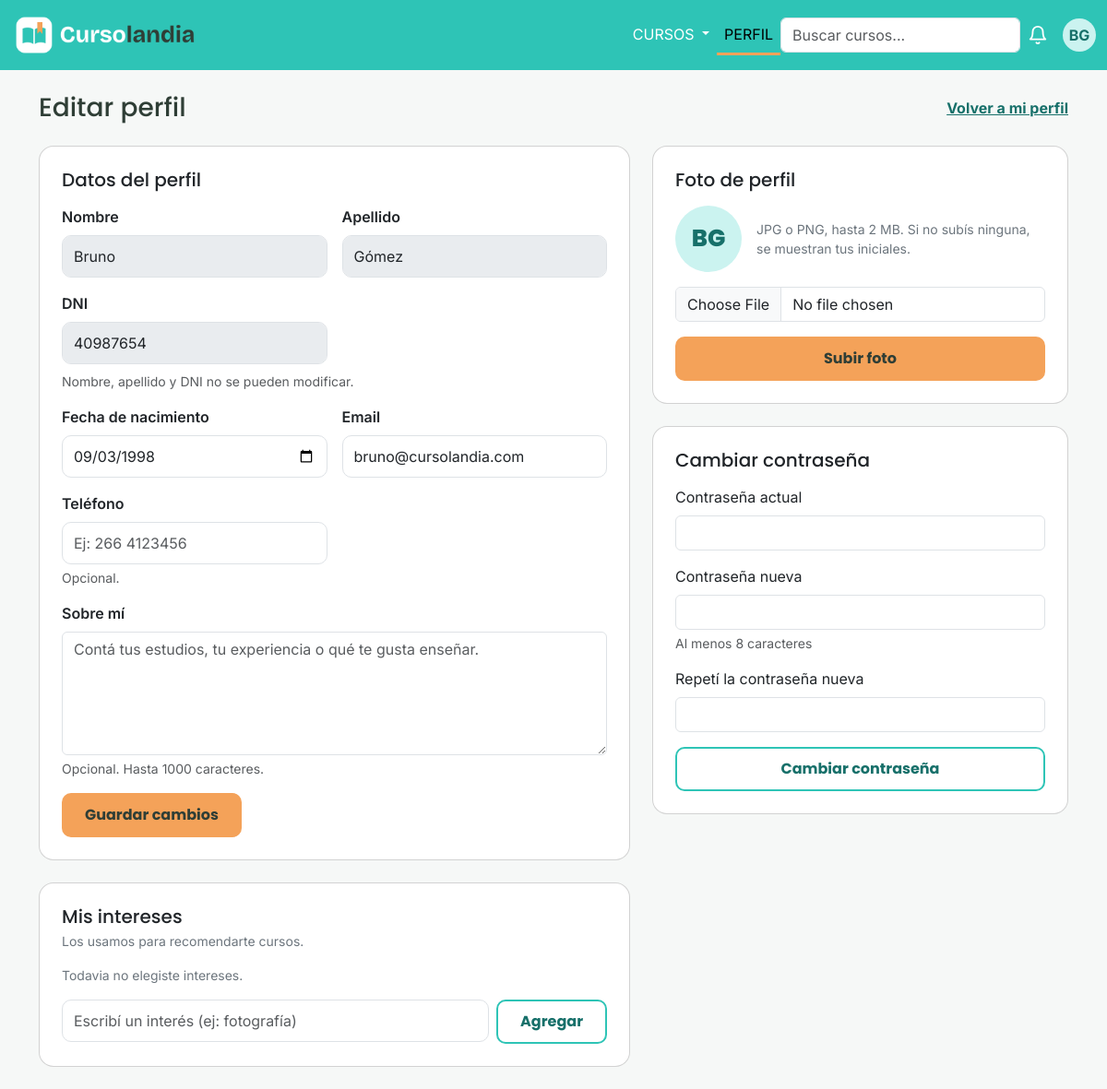
The page /vistas/editar_perfil.php (signed in) on the database as committed earlier.
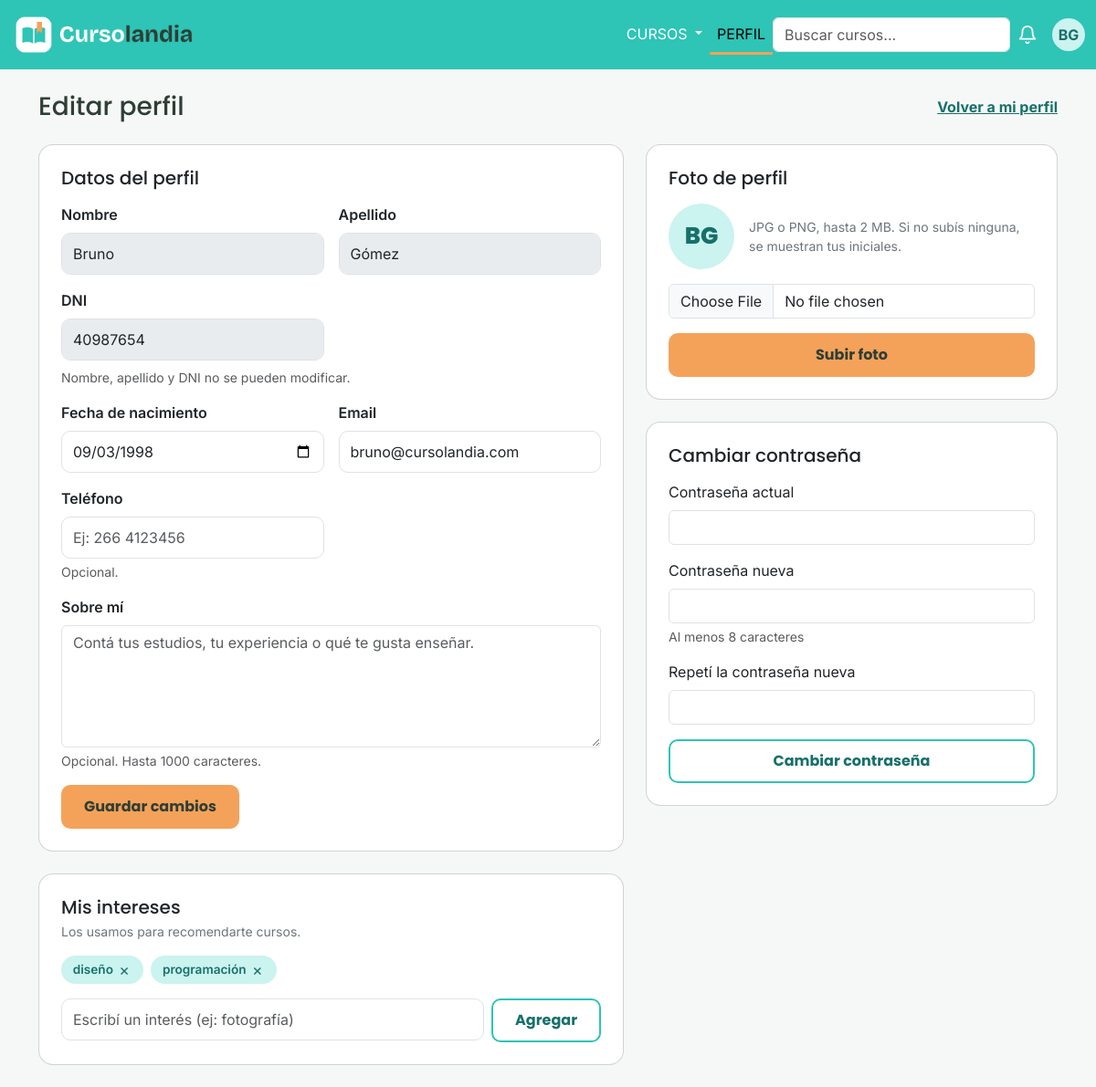
The same page on the database as committed later.
### tables this page shows
CREATE TABLE etiqueta (
    id_etiqueta  INT UNSIGNED NOT NULL AUTO_INCREMENT,
    nombre       VARCHAR(30)  NOT NULL,
    PRIMARY KEY (id_etiqueta),
    CONSTRAINT uq_etiqueta_nombre UNIQUE (nombre)
);

### controles/ControlUsuario.php (called while the page is built, shortened)
<?php
require_once __DIR__.'/../clases/Usuario.php';
require_once __DIR__.'/../traits/AccesoBD.php';
class ControlUsuario{
    public function buscarPorId(int $id): ?Usuario{
        $sql = "SELECT id_usuario, nombre, apellido, email, contrasenia, fecha_nacimiento,
                       telefono, antecedentes, imagen_principal, tipo_plan, fecha_venc_pro
                FROM usuario
                WHERE id_usuario = ?";
        $resultado = $this->consultar($sql,'i',[$id]);
        return $this->armarUsuario(mysqli_fetch_assoc($resultado));
    }
    private function armarUsuario(?array $fila): ?Usuario{
        return new Usuario(
            $fila['id_usuario'],
            $fila['nombre'],
            $fila['apellido'],
            $fila['email'],
            $fila['contrasenia'],
            $fila['fecha_nacimiento'],
            $fila['telefono'],
            $fila['antecedentes'],
            $fila['imagen_principal'],
            $fila['tipo_plan'],
            $fila['fecha_venc_pro']
        );
    }
}

### traits/AccesoBD.php (called while the page is built)
<?php
trait AccesoBD{
    private $conexion;
    public function __construct($conexion){
        $this->conexion = $conexion;
    }
    private function consultar(string $sql, string $tipos='', array $param=[]){
        $sentencia = mysqli_prepare($this->conexion,$sql);
        if($tipos!==''){
            mysqli_stmt_bind_param($sentencia,$tipos,...$param);
        }
        mysqli_stmt_execute($sentencia);
        return mysqli_stmt_get_result($sentencia);
    }
}

### clases/Usuario.php (called while the page is built, shortened)
<?php
require_once __DIR__ . '/Etiqueta.php';
class Usuario{
        private array $intereses = [];
        public function getIntereses(): array{
            return $this->intereses;
        }
        public function agregarInteres(Etiqueta $e): void{
            $this->intereses[] = $e;
        }
    }

### clases/Etiqueta.php (called while the page is built, shortened)
<?php
    class Etiqueta{
        private $nombre;
        public function __construct($id_etiqueta,$nombre){
            $this->nombre = $nombre;
        }
        public function getNombre(){
            return $this->nombre;
        }
    }

### controles/ControlEtiqueta.php (called while the page is built, shortened)
<?php
require_once __DIR__.'/../clases/Etiqueta.php';
require_once __DIR__.'/../clases/Usuario.php';
require_once __DIR__.'/../clases/Curso.php';
require_once __DIR__.'/../traits/AccesoBD.php';
class ControlEtiqueta{
    public function obtenerInteresesDeUsuario(int $idUsuario): array{
        $sql = self::SELECT_ETIQUETA . "
                JOIN usuario_interes ui
                ON ui.id_etiqueta = e.id_etiqueta
                WHERE ui.id_usuario = ?
                ORDER BY e.nombre";
        $resultado = $this->consultar($sql,'i',[$idUsuario]);
        return $this->armarEtiquetas($resultado);
    }
    private function armarEtiquetas($resultado): array{
        $etiquetas = [];
        while($fila = mysqli_fetch_assoc($resultado)){
            $etiquetas[] = new Etiqueta(
                $fila['id_etiqueta'],
                $fila['nombre']
            );
        }
        return $etiquetas;
    }
}

### vistas/editar_perfil.php (the view, shortened to what the changed rows need)
<?php
require_once __DIR__ . '/../controles/ControlUsuario.php';
require_once __DIR__ . '/../controles/ControlEtiqueta.php';
$controlUsuario = new ControlUsuario($conexion);
$usuario = $controlUsuario->buscarPorId($_SESSION['id_usuario']);
$controlEtiqueta = new ControlEtiqueta($conexion);
foreach($controlEtiqueta->obtenerInteresesDeUsuario($usuario->getId_usuario()) as $etiqueta){
    $usuario->agregarInteres($etiqueta);
}
?>
<!DOCTYPE html>
<html lang="es">
<head>
    <link href="https://cdn.jsdelivr.net/npm/bootstrap@5.3.8/dist/css/bootstrap.min.css" rel="stylesheet">
    <link href="../css/styles.css" rel="stylesheet">
</head>
<body class="fondo-suave">
    <main class="container perfil my-4">
        <div class="d-flex flex-wrap align-items-center justify-content-between gap-2 mb-4">
            <h1 class="h3 mb-0">Editar perfil</h1>
        </div>
        <div class="row g-4">
            <div class="col-lg-7 d-flex flex-column gap-4">
                 <section class="card">
                    <div class="card-body p-4">
                        <h2 class="h5 mb-3">Datos del perfil</h2>
                    </div>
                </section>
                <section class="card">
                    <div class="card-body p-4">
                        <h2 class="h5 mb-1">Mis intereses</h2>
                        <p class="text-secondary small mb-3">Los usamos para recomendarte cursos.</p>
                        <?php if (count($usuario->getIntereses()) === 0): ?>
                            <p class="text-secondary small">Todavia no elegiste intereses.</p>
                        <?php else: ?>
                            <div class="d-flex flex-wrap gap-2">
                                <?php foreach ($usuario->getIntereses() as $interes): ?>
                                    <form method="post" action="../procesos/procesar_intereses.php" class="chip d-inline-flex align-items-center gap-1">
                                        <?= htmlspecialchars($interes->getNombre()) ?>
                                        <button type="submit" class="chip-quitar" aria-label="Quitar <?= htmlspecialchars($interes->getNombre()) ?>">×</button>
                                    </form>
                                <?php endforeach; ?>
                            </div>
                        <?php endif; ?>
                        <form method="post" action="../procesos/procesar_intereses.php" class="d-flex gap-2 mt-3">
                            <input type="text" id="nuevo_interes" name="nombre" class="form-control inicio-input"
                                maxlength="30" placeholder="Escribí un interés (ej: fotografía)"  list="etiquetas-existentes" autocomplete="off" required>
                                <button type="submit" class="btn btn-registrarse px-4">Agregar</button>
                        </form>
                    </div>
                </section>
            </div>
            <div class="col-lg-5 d-flex flex-column gap-4">
                <section class="card">
                    <div class="card-body p-4">
                        <h2 class="h5 mb-3">Foto de perfil</h2>
                    </div>
                </section>
                <section class="card">
                    <div class="card-body p-4">
                        <h2 class="h5 mb-3">Cambiar contraseña</h2>
                    </div>
                </section>
            </div>
        </div>
    </main>
</body>
</html>

Rows that differ between the two databases and show on the page:
added etiqueta: nombre "diseño"
added etiqueta: nombre "programación"
Other text that changed with them:
text no longer shown: "Todavia no elegiste intereses."
